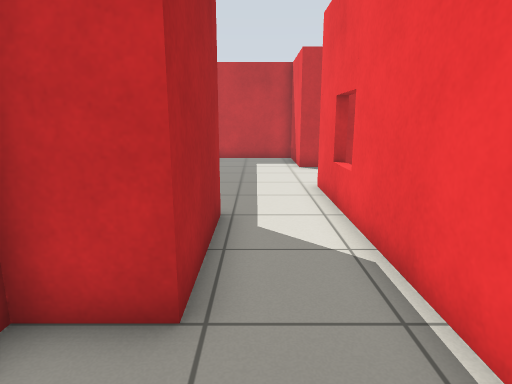
view 1 (above)

17 first-person views from a walk through a world built for the Gazebo simulator. The camera is 1 m above the floor, tilts 12° down and sees 75° across. The floor is counted in squares, 0.5 m on a side. Each view is taken from the middle of a square. On the plan, view 1 faces up. The plan holds only what a view shows up to about 18 squares ahead; the rest is blank.

view 2
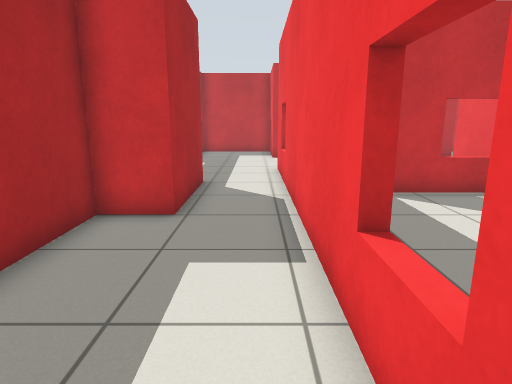

view 3
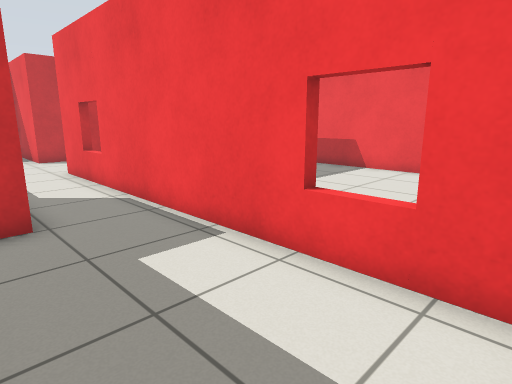

view 4
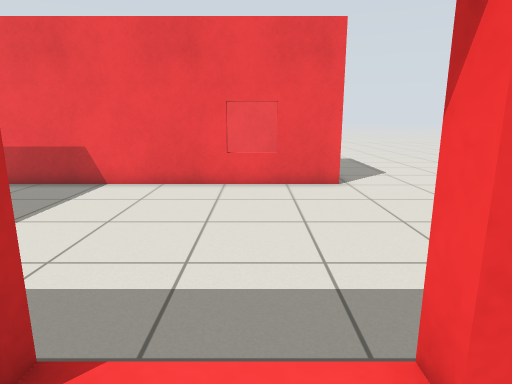

view 5
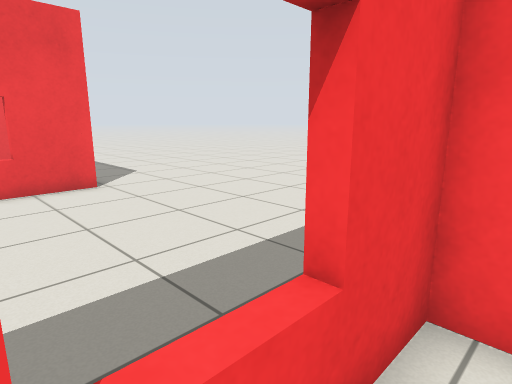

view 6
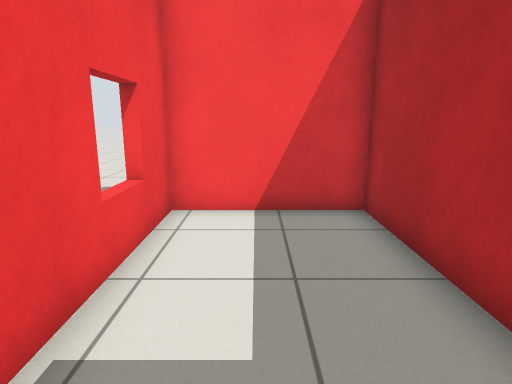

view 7
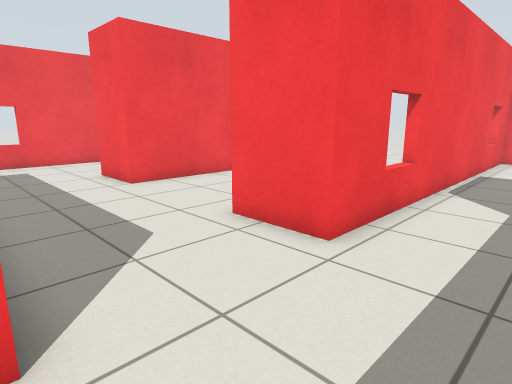

view 8
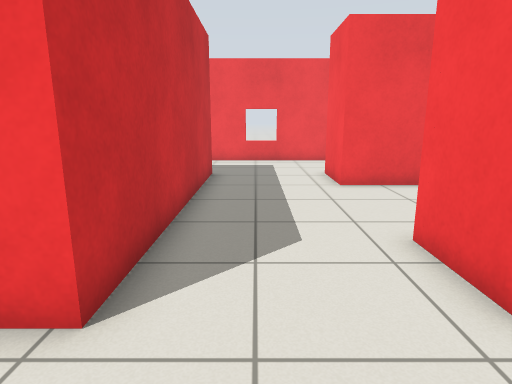

view 9
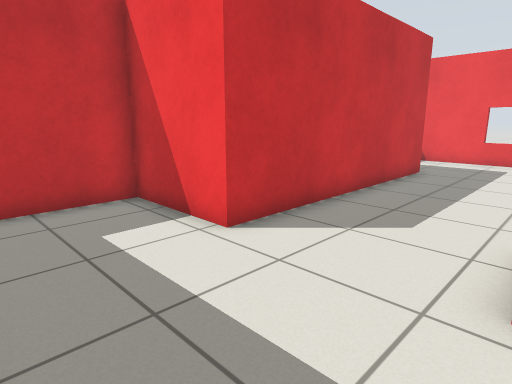

view 10
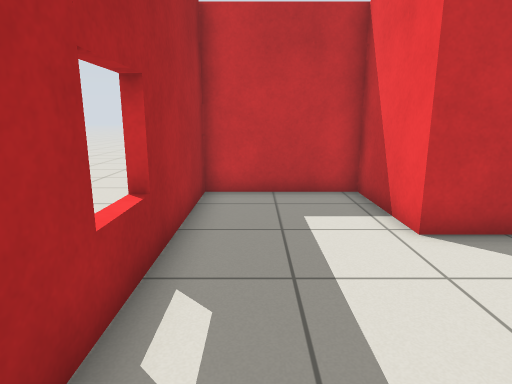

view 11
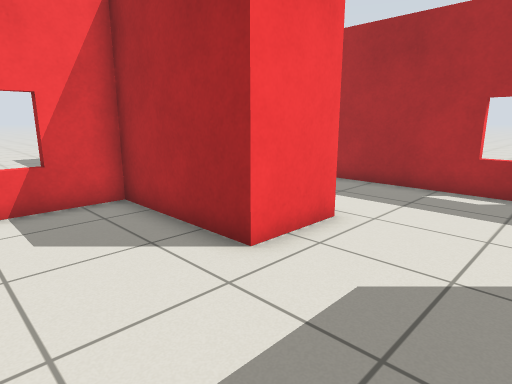

view 12
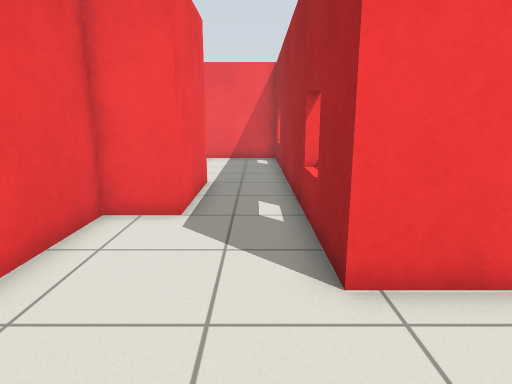

view 13
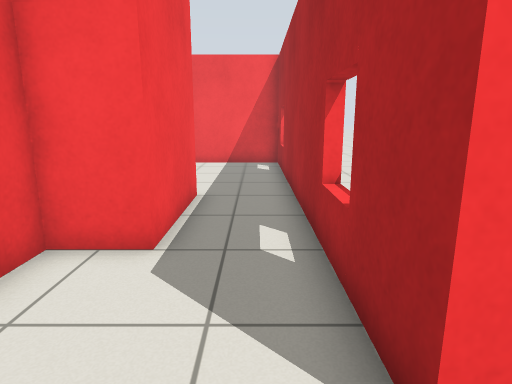

view 14
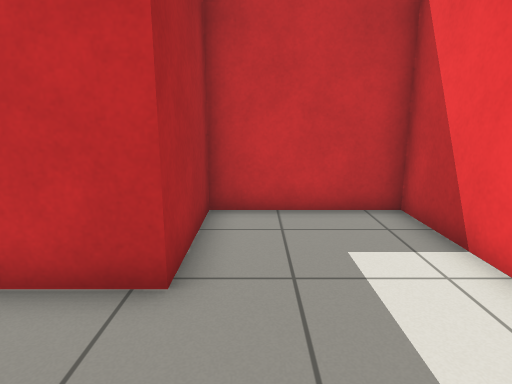

view 15
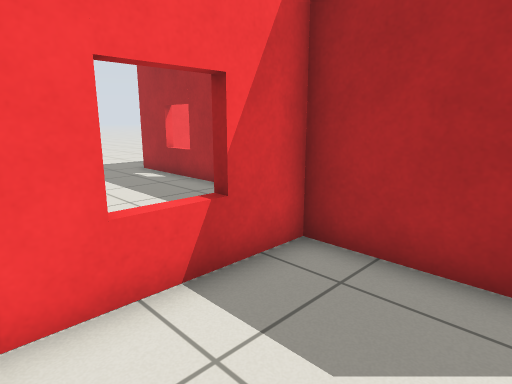

view 16
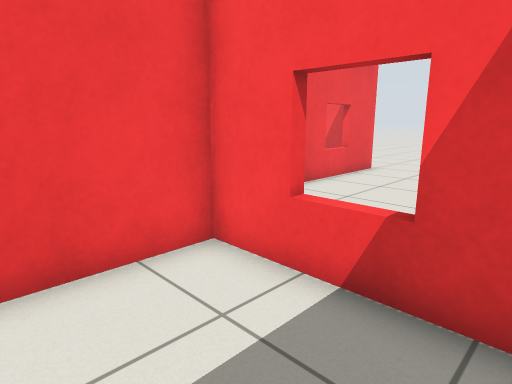

view 17
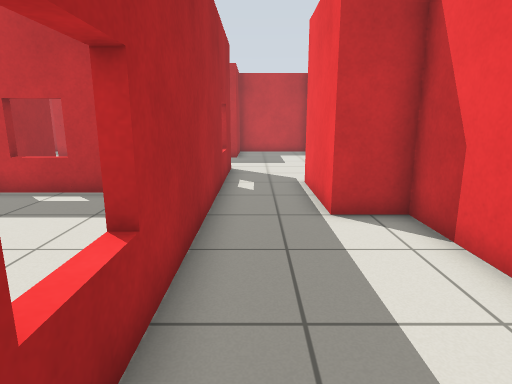

### Floor plan
Ten units are one square. View 1 is at (0, 0); x grows to the right and y downward. Boxes are objects, and circles mark ways between rooms. Rooms are numbered by the first view taken in them; rooms with no view inside come last. Other rooms are left out.
<svg viewBox="-30 -189 202 238">
<path fill="none" stroke="#000" d="M-8 -71 -8 -30 -25 -30 -25 44 19 44 19 -86M19 -86 19 -103 44 -103 44 -56 94 -56 94 -103 119 -103 119 -86M146 -70 163 -70 163 -184 119 -184 119 -147 19 -147 19 -184 -25 -184 -25 -76M167 -135 162 -135M163 34 163 -30 146 -30 146 -70M119 -86 119 44 160 44"/>
<circle cx="5" cy="-75" r="3" fill="#2a7"/>
<circle cx="135" cy="-75" r="3" fill="#2a7"/>
<text x="0" y="-10">1</text>
<text x="70" y="-120">2</text>
<text x="140" y="-10">3</text>
</svg>
Room 1 opens to room 2. Room 2 opens to room 3.

Where each view was taken, in squares from view 1:
view 1: 0 up, 0 right, facing up
view 2: 4 down, 1 right, facing up
view 3: 4 down, 2 left, facing up-right
view 4: 2 down, 1 right, facing right
view 5: 1 down, 1 right, facing down-right
view 6: 3 up, 0 right, facing down
view 7: 15 up, 1 left, facing down-right
view 8: 13 up, 1 left, facing right
view 9: 10 up, 2 left, facing up-right
view 10: 9 up, 1 left, facing up
view 11: 14 up, 8 right, facing down-left
view 12: 14 up, 13 right, facing down
view 13: 12 up, 13 right, facing down
view 14: 11 up, 13 right, facing up
view 15: 9 up, 9 right, facing down-left
view 16: 9 up, 5 right, facing down-right
view 17: 4 down, 13 right, facing up
